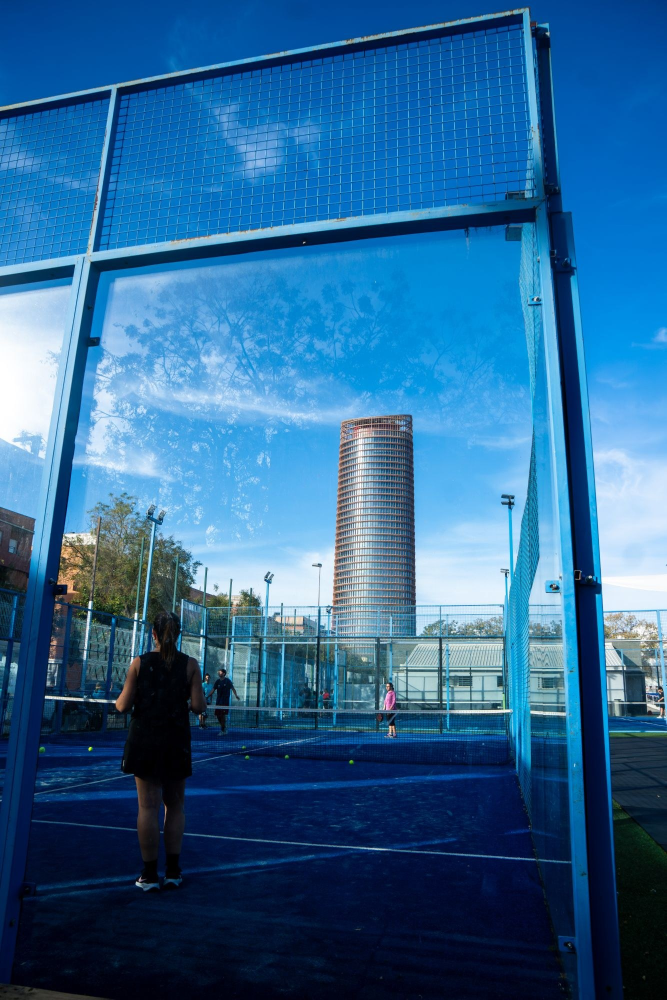
#> input picture carteles/torneo_tejares_2026/assets/foto_pista.jpg, 1333 x 2000 px (shown at 1/2 size)
$ python -i aplicar_estilo.py   (imports and definitions only)
#> lines starting #> are read from the running program, lines starting #| are printed output that depends on the picture
#> further down, picture is the input picture: PIL image 1333x2000 RGB; mean R, G, B 44.5, 101.3, 147.2
#!/usr/bin/env python3
"""Aplica el estilo de referencia (referencias/estilo_ref.jpg) a una foto.

Look: retrato B/N años 80 impreso/escaneado. Negros levantados, blancos
apagados (sin blanco puro), virado partido (sombras neutras-cálidas, luces
verdosas/cian frías), textura de trama de impresión + grano y viñeta suave.

Uso:
    python3 tools/aplicar_estilo.py entrada.jpg [salida.jpg] [--grano 1.0] [--trama 1.0] [--gamma 1.15]
"""
import argparse
from pathlib import Path

import numpy as np
from PIL import Image, ImageFilter

# Valores medidos sobre la foto de referencia (0-255)
NEGRO = 34.0          # percentil 1 de luminancia
BLANCO = 206.0        # percentil 99
SOMBRA_RGB = np.array([48, 46.5, 43]) / 46.0    # tinte en sombras (ligeramente cálido)
LUZ_RGB = np.array([182, 198, 187]) / 189.0     # tinte en luces (verde-cian)


def estilizar(img: Image.Image, grano: float = 1.0, trama: float = 1.0, seed: int = 7,
              mezcla=(0.22, 0.62, 0.16), gamma: float = 1.15) -> Image.Image:
#> called with grano = 1, trama = 1, seed = 7, mezcla = (0.22, 0.62, 0.16), gamma = 1.15
    rng = np.random.default_rng(seed)
    img = img.convert("RGB")
    # Suavizado leve: la referencia es una reproducción, no tiene nitidez digital
    img = img.filter(ImageFilter.GaussianBlur(radius=max(img.size) / 1600))
    a = np.asarray(img).astype(np.float32) / 255.0
    # Mezcla B/N con poco rojo (película de la época): la piel no se quema y conserva textura
    lum = a @ np.array(mezcla, dtype=np.float32)
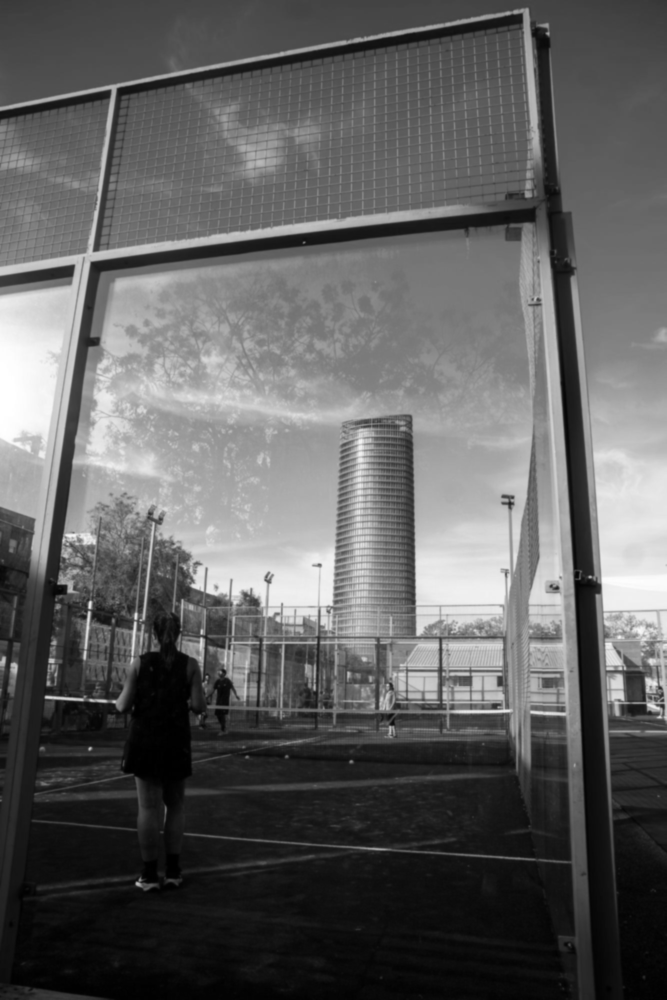
#> lum: shape (2000, 1333) float32 (shown at 1/2 size); min 0, max 1, mean 0.377
    h, w = lum.shape
#> h = 2000; w = 1333

    # Normalizar y curva en S suave (contraste medio con medios tonos generosos)
    lo, hi = np.percentile(lum, [1, 99])
#> lo = 0.0115; hi = 0.941
    lum = np.clip((lum - lo) / max(hi - lo, 1e-6), 0, 1) ** gamma
    lum = lum + 0.18 * np.sin(np.pi * lum) * (lum - 0.5) * 2 * 0.5
    lum = np.clip(lum, 0, 1)

    # Textura de trama de impresión (líneas diagonales finas) + grano
    yy, xx = np.mgrid[0:h, 0:w].astype(np.float32)
    periodo = max(w, h) / 380.0
#> periodo = 5.26
    lineas = np.sin((xx + yy) * (2 * np.pi / periodo)) * np.sin((xx - yy) * (2 * np.pi / (periodo * 1.7)))
    lum = lum + 0.035 * trama * lineas * (1 - np.abs(lum - 0.5) * 1.2)
    ruido = rng.normal(0, 1, (h, w)).astype(np.float32)
    ruido = np.asarray(Image.fromarray(((ruido * 40) + 128).clip(0, 255).astype(np.uint8))
                       .filter(ImageFilter.GaussianBlur(0.6))).astype(np.float32) / 128 - 1
    lum = lum + 0.05 * grano * ruido

    # Viñeta suave
    cy, cx = h / 2, w / 2
#> cy = 1000; cx = 666.5
    r = np.sqrt(((yy - cy) / cy) ** 2 + ((xx - cx) / cx) ** 2) / np.sqrt(2)
    lum = lum * (1 - 0.18 * r ** 2.2)
    lum = np.clip(lum, 0, 1)
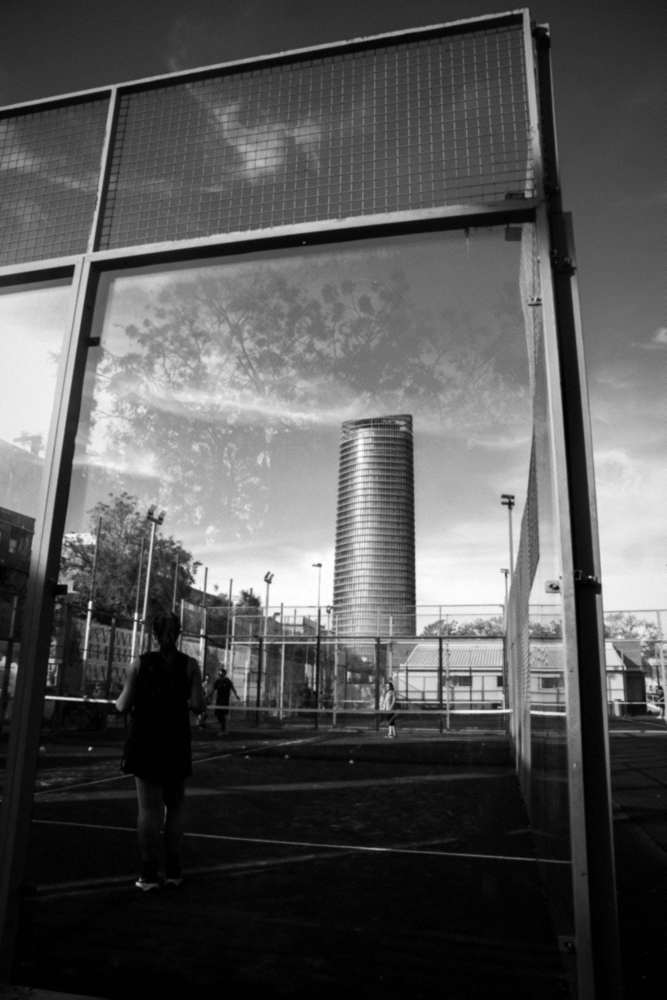
#> lum: shape (2000, 1333) float32 (shown at 1/2 size); min 0, max 1, mean 0.336

    # Mapear a rango apagado y virar
    v = NEGRO + lum * (BLANCO - NEGRO)
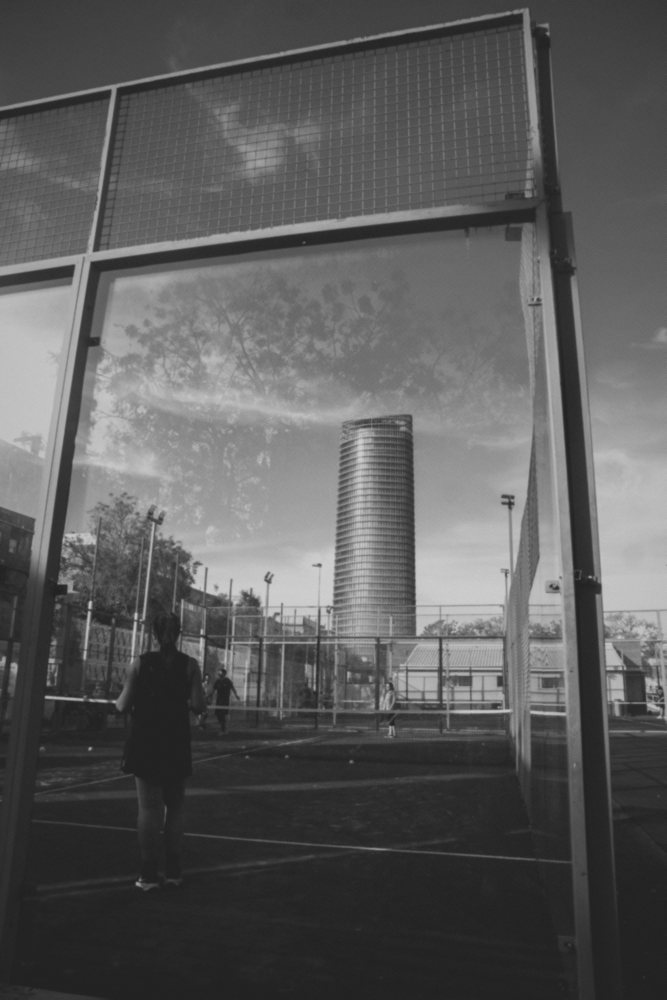
#> v: shape (2000, 1333) float32 (shown at 1/2 size); min 34, max 206, mean 91.8
    t = np.clip(lum, 0, 1)[..., None] ** 1.3
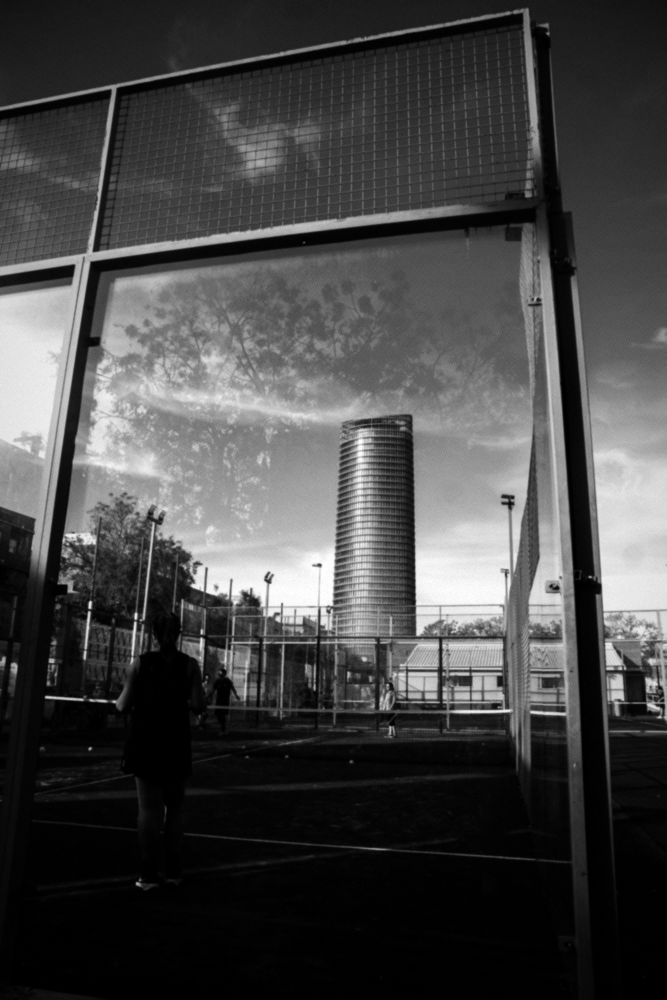
#> t: shape (2000, 1333, 1) float32 (shown at 1/2 size); min 0, max 1, mean 0.276
    tinte = SOMBRA_RGB * (1 - t) + LUZ_RGB * t
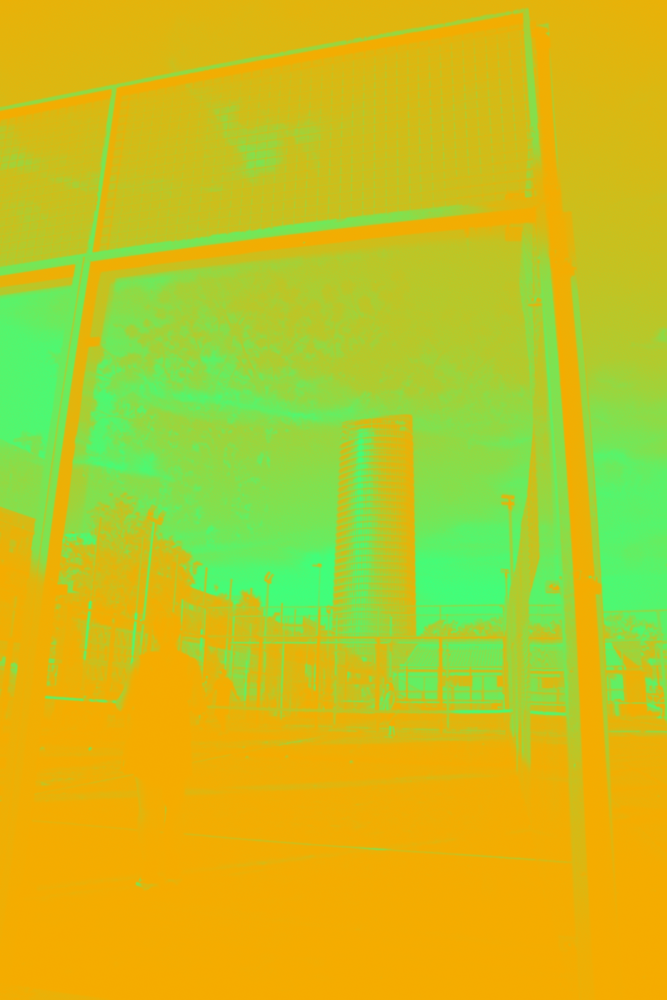
#> tinte: shape (2000, 1333, 3) float64 (shown at 1/2 size); mean of channels 0, 1, 2 1.02, 1.02, 0.95; drawn with min black and max white
    out = np.clip(v[..., None] * tinte, 0, 255).astype(np.uint8)
    return Image.fromarray(out)


def main():
    p = argparse.ArgumentParser(description=__doc__, formatter_class=argparse.RawDescriptionHelpFormatter)
    p.add_argument("entrada")
    p.add_argument("salida", nargs="?")
    p.add_argument("--grano", type=float, default=1.0)
    p.add_argument("--trama", type=float, default=1.0)
    p.add_argument("--gamma", type=float, default=1.15, help=">1 oscurece medios tonos")
    args = p.parse_args()
    src = Path(args.entrada)
    dst = Path(args.salida) if args.salida else src.with_name(src.stem + "_estilo.jpg")
    estilizar(Image.open(src), args.grano, args.trama, gamma=args.gamma).save(dst, quality=92)
    print(dst)


# [2 lines not run here, left out]

>>> from PIL import Image
>>> picture = Image.open('../carteles/torneo_tejares_2026/assets/foto_pista.jpg')
>>> result = estilizar(picture)

$ run again, on ejemplos/prueba_estilo.jpg
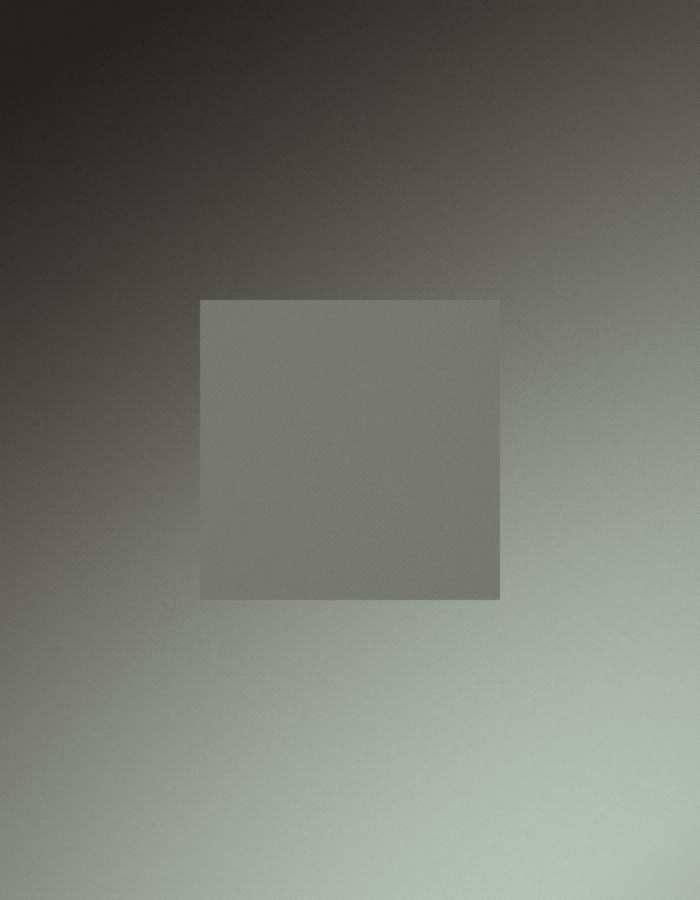
#> input picture ejemplos/prueba_estilo.jpg, 700 x 900 px
#> picture is the input picture: PIL image 700x900 RGB; mean R, G, B 115, 117.8, 109.9
#> lo = 0.136; hi = 0.735
#> in estilizar, `t = np.clip(lum, 0, 1)[..., None] ** 1.3`:
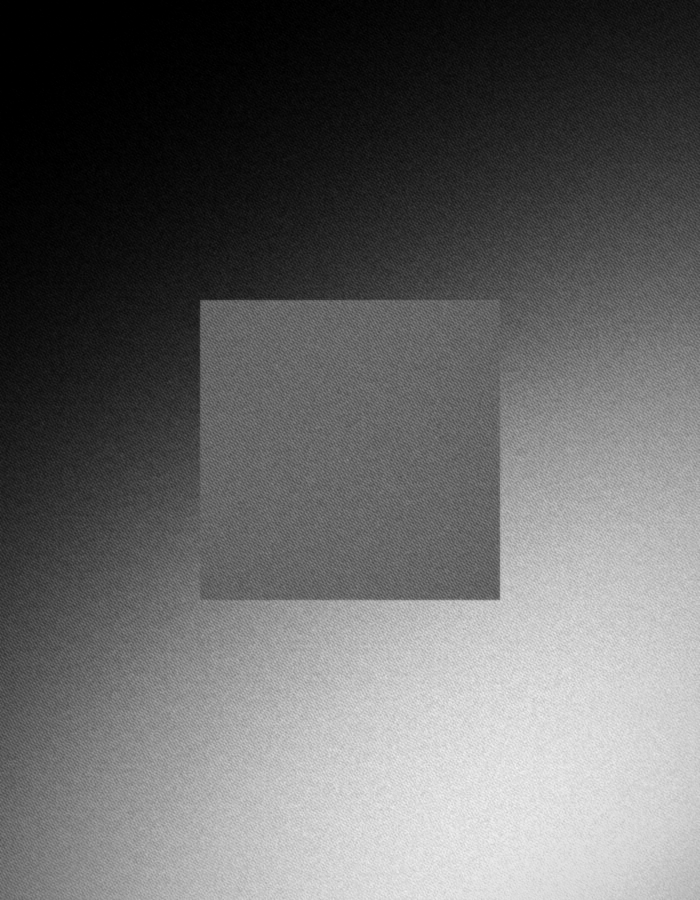
#> t: shape (900, 700, 1) float32; min 0, max 0.953, mean 0.404
#> in estilizar, `tinte = SOMBRA_RGB * (1 - t) + LUZ_RGB * t`:
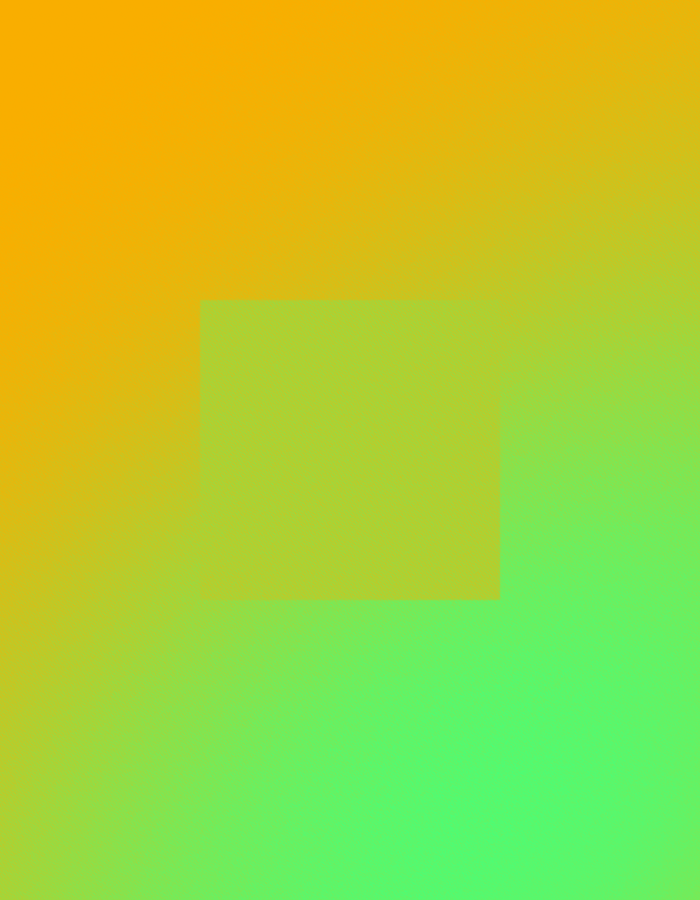
#> tinte: shape (900, 700, 3) float64; mean of channels 0, 1, 2 1.01, 1.03, 0.957; drawn with min black and max white

$ run again, on ejemplos/prueba_padel.jpg
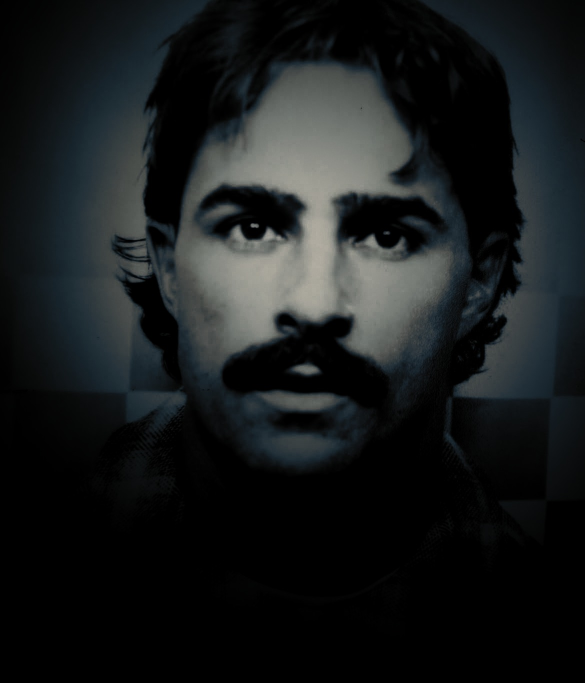
#> input picture ejemplos/prueba_padel.jpg, 1170 x 1366 px (shown at 1/2 size)
#> picture is the input picture: PIL image 1170x1366 RGB; mean R, G, B 24, 27.2, 28
#> lo = 0; hi = 0.609
#> in estilizar, `v = NEGRO + lum * (BLANCO - NEGRO)`:
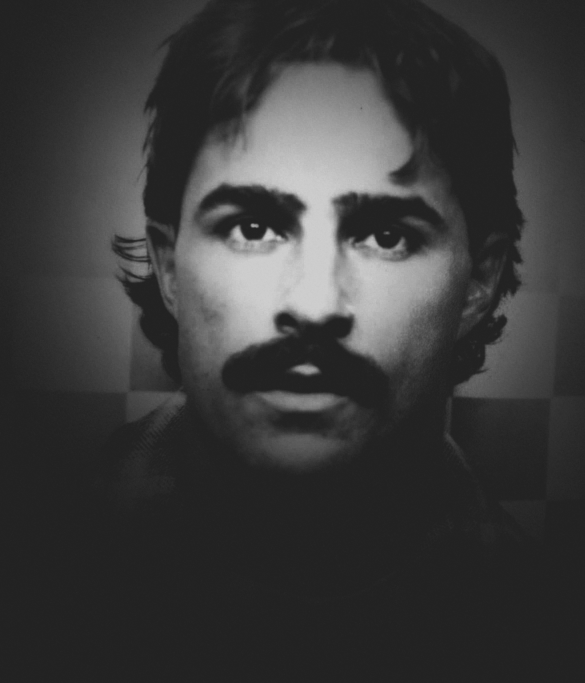
#> v: shape (1366, 1170) float32 (shown at 1/2 size); min 34, max 206, mean 58.4
#> in estilizar, `tinte = SOMBRA_RGB * (1 - t) + LUZ_RGB * t`:
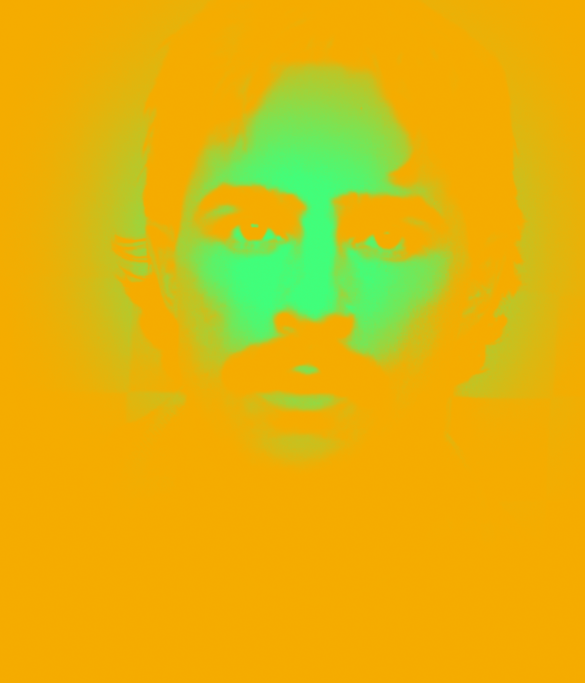
#> tinte: shape (1366, 1170, 3) float64 (shown at 1/2 size); mean of channels 0, 1, 2 1.03, 1.02, 0.941; drawn with min black and max white
